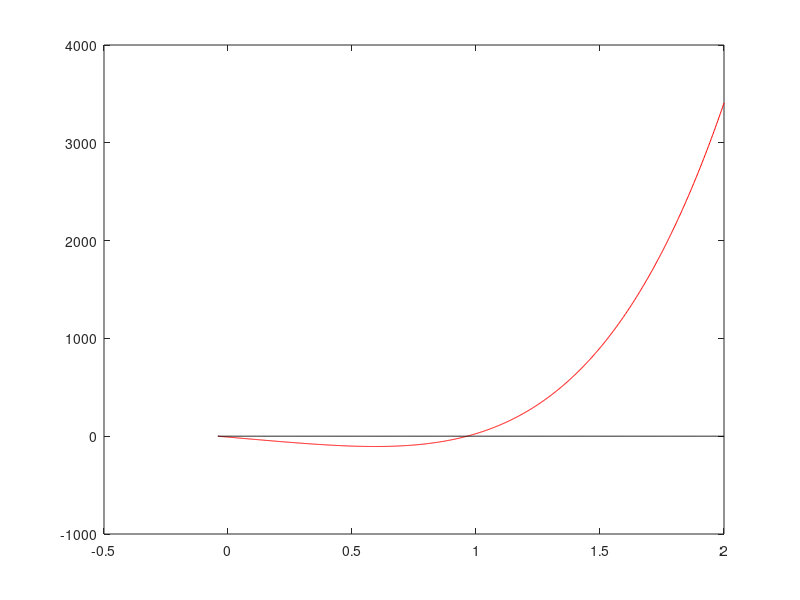

MATLAB code to generate this figure: (Note: this script raises an error after producing the figure.)
addpath('G:\UNL 2025 CURSADO\Calculo_Numerico\Funciones')
format long;

p = @(x) 230*x.^4 + 18*x.^3 + 9*x.^2 -221*x - 9;

%si es punto fijo, p(x)=x --> g(x) = p - x = 0
g = @(x) p(x) - x;
x0 = 0;
kmax = 1000;
tol = 1e-6;

i = linspace(-0.041,2,1000);
cero = @(x) x*0;
plot(i,g(i),'r-',i,cero(i),'k');
hold on
%se ve por la grafica que los 0 de la funcion estan entre -300 y +300
%como la funcion es siempre positiva en sus extremos, aplico newton

syms x;
g_sym = 230*x.^4 + 18*x.^3 + 9*x.^2 -222*x - 9;
dg_sym = diff(g_sym);
dg = matlabFunction(dg_sym);
[x1,rh,it,t] = newton(g,dg,-300,kmax,tol);
x1

[x2,rh,it,t] = newton(g,dg,300,kmax,tol);
x2
tol = 1e-6;
printf("%.6f\n", x1);
display("numero x1 en 6 decimales exactos")
mostrar_numero(x1,6,'dec')
plot(x1, g(x1), 'b*', 'LineWidth', 3);
plot(x2, g(x2), 'g*', 'LineWidth', 3);


